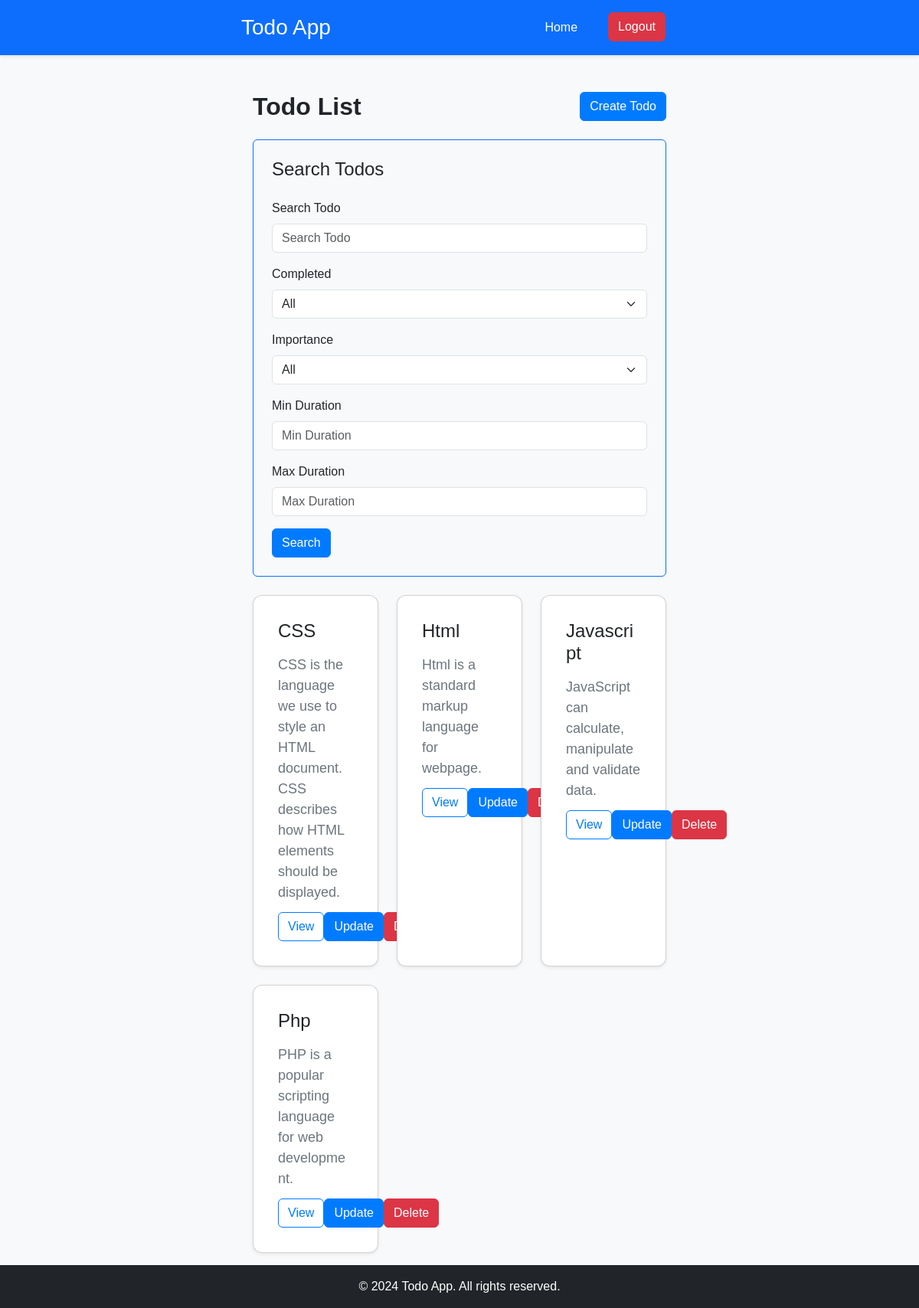
Screenshot of / (signed in) with the database file from the repository.
### todoapp/models.py (models this page shows, shortened)
class Todo(models.Model):
    HIGH = 'HIGH'
    MEDIUM = 'MEDIUM'
    LOW = 'LOW'
    IMPORTANCE_CHOICES = [
        (HIGH, 'High'),
        (MEDIUM, 'Medium'),
        (LOW, 'Low'),
    ]
    user=models.ForeignKey (User, on_delete=models.CASCADE)
    title=models.CharField(max_length=300)
    description=models.CharField(max_length=500)
    completed=models.BooleanField()
    duration=models.PositiveIntegerField()
    importance=models.CharField(max_length=6, choices=IMPORTANCE_CHOICES)

### todoapp/views.py (the view)
# urls.py: path('', views.ListTodo.as_view(), name='index'),
class ListTodo(LoginRequiredMixin, ListView):
    login_url = '/login/'
    model = Todo
    template_name = 'todo/listtodo.html'
    context_object_name = 'todo_data'
    def get_queryset(self):
        current_user = self.request.user
        if not current_user.is_authenticated:
            return Todo.objects.none()
        queryset = Todo.objects.filter(user=current_user)
        q = self.request.GET.get('q')
        completed = self.request.GET.get('completed')
        importance = self.request.GET.get('importance')
        min_duration = self.request.GET.get('min_duration')
        max_duration = self.request.GET.get('max_duration')
        if q:
            queryset = queryset.filter(Q(title__icontains=q) | Q(description__icontains=q))
        if completed in ['true', 'false']:
            queryset = queryset.filter(completed=(completed == 'true'))
        if importance and importance in dict(Todo.IMPORTANCE_CHOICES).keys():
            queryset = queryset.filter(importance=importance)
        if min_duration:
            queryset = queryset.filter(duration__gte=min_duration)
        if max_duration:
            queryset = queryset.filter(duration__lte=max_duration)
        return queryset

### todoapp/templates/todo/listtodo.html (shortened to what this page needs)
{% extends 'main.html' %}
{% block content %}
<div class="container mt-5">
    <div class="d-flex justify-content-between align-items-center mb-4">
        <h1 class="mb-0">Todo List</h1>
        <a href="{% url 'createtodo' %}" class="btn btn-primary">Create Todo</a>
    </div>
    <form method="GET" action="{% url 'index' %}" class="border border-primary rounded p-4 mb-4">
        <h4 class="mb-4">Search Todos</h4>
        <div class="mb-3">
            <label for="q" class="form-label">Search Todo</label>
            <input type="text" id="q" name="q" class="form-control" value="{{ request.GET.q }}" placeholder="Search Todo">
        </div>
        <div class="mb-3">
            <label for="completed" class="form-label">Completed</label>
            <select id="completed" name="completed" class="form-select">
                <option value="all" {% if request.GET.completed == "all" %}selected{% endif %}>All</option>
            </select>
        </div>
        <div class="mb-3">
            <label for="importance" class="form-label">Importance</label>
            <select id="importance" name="importance" class="form-select">
                <option value="all" {% if request.GET.importance == "all" %}selected{% endif %}>All</option>
            </select>
        </div>
        <div class="mb-3">
            <label for="min_duration" class="form-label">Min Duration</label>
            <input type="number" id="min_duration" name="min_duration" class="form-control" value="{{ request.GET.min_duration }}" placeholder="Min Duration">
        </div>
        <div class="mb-3">
            <label for="max_duration" class="form-label">Max Duration</label>
            <input type="number" id="max_duration" name="max_duration" class="form-control" value="{{ request.GET.max_duration }}" placeholder="Max Duration">
        </div>
        <button type="submit" class="btn btn-primary">Search</button>
    </form>
    <div class="row">
        {% for todo in todo_data %}
        <div class="col-md-4 mb-4">
            <div class="card shadow-sm h-100">
                <div class="card-body">
                    <h5 class="card-title">{{ todo.title }}</h5>
                    <p class="card-text">{{ todo.description }}</p>
                    <div class="d-flex justify-content-between">
                        <a href="{% url 'detailtodo' todo_id=todo.id %}" class="btn btn-outline-primary">View</a>
                        <a href="{% url 'updatetodo' todo_id=todo.id %}" class="btn btn-primary">Update</a>
                        <a href="{% url 'deletetodo' todo_id=todo.id %}" class="btn btn-danger">Delete</a>
                    </div>
                </div>
            </div>
        </div>
        {% empty %}
        <div class="col-12">
            <p>No todos found.</p>
        </div>
        {% endfor %}
    </div>
</div>
{% endblock %}

### todoapp/templates/main.html (shortened to what this page needs)
{% load static %}
<!DOCTYPE html>
<html lang="en">
<head>
    {% load bootstrap5 %}
    {% bootstrap_css %}
    <link rel="stylesheet" href="{% static 'css/maintodo.css' %}">
</head>
<body>
    <header class="bg-primary text-white py-3 mb-4">
        <div class="container d-flex justify-content-between align-items-center">
            <h1 class="h3 mb-0">Todo App</h1>
            <nav class="d-flex align-items-center">
                <ul class="nav">
                    <li class="nav-item">
                        <a href="{% url 'index' %}" class="nav-link text-white">Home</a>
                    </li>
                    <li class="nav-item">
                        {% if request.user.is_authenticated %}
                            <a href="{% url 'logout' %}" class="btn btn-danger">Logout</a>
                        {% else %}
                            <a href="{% url 'login' %}" class="btn btn-light">Login</a>
                            <a href="{% url 'signup' %}" class="btn btn-secondary ms-2">Sign Up</a>
                        {% endif %}
                    </li>
                </ul>
            </nav>
        </div>
    </header>
    <main class="container mb-5">
        {% block content %}
        {% endblock %}
    </main>
    <footer class="bg-dark text-white py-3 mt-auto">
        <div class="container text-center">
            <span class="todo_footer">&copy; 2024 Todo App. All rights reserved.</span>
        </div>
    </footer>
</body>
</html>

### todoapp/static/css/maintodo.css (style rules this page uses)
body { font-family: Arial, sans-serif; background-color: #f8f9fa; margin: 0; padding: 0; }
header { background-color: #007bff; color: white; padding: 1rem 0; margin-bottom: 2rem; box-shadow: 0 2px 4px rgba(0, 0, 0, 0.1); }
header h1 { margin: 0; font-size: 1.75rem; }
header nav ul { margin: 0; padding: 0; list-style: none; }
header nav ul li { display: inline; margin-right: 1rem; }
header nav .nav-link { color: white; text-decoration: none; }
header nav .btn { margin-left: 0.5rem; }
footer { background-color: #343a40; color: white; padding: 1rem 0; position: fixed; bottom: 0; width: 100%; }
footer .todo_footer { margin: 0; }
main { margin-bottom: 3rem; }
.container { max-width: 960px; margin: 0 auto; padding: 0 15px; }
.mt-auto { margin-top: auto; }
.card { border-radius: 0.75rem; box-shadow: 0 4px 8px rgba(0, 0, 0, 0.1); }
.card-body { padding: 2rem; }
.text-center span { font-size: 1rem; }
.container { max-width: 960px; }
.container { max-width: 1200px; }
h1 { font-size: 2rem; font-weight: bold; }
.card-body { padding: 1.5rem; }
.card-title { font-size: 1.25rem; margin-bottom: 0.75rem; }
.card-text { font-size: 1rem; color: #6c757d; }
.btn-outline-primary { color: #007bff; border-color: #007bff; }
.btn-primary { background-color: #007bff; border-color: #007bff; }
.btn-danger { background-color: #dc3545; border-color: #dc3545; }
.card-title { font-size: 2rem; margin-bottom: 1rem; }
.card-text { font-size: 1.125rem; margin-bottom: 0.75rem; }
.card-title { font-size: 1.5rem; }
.container { max-width: 600px; }
.card-body p { font-size: 1.125rem; }
.text-center { text-align: center; }

### rows the page displays
Todo: title "CSS", description "CSS is the language we use to style an HTML document. CSS describes how HTML elements should be displayed."
Todo: title "Html", description "Html is a standard markup language for webpage."
Todo: title "Javascript", description "JavaScript can calculate, manipulate and validate data."
Todo: title "Php", description "PHP is a popular scripting language for web development."
